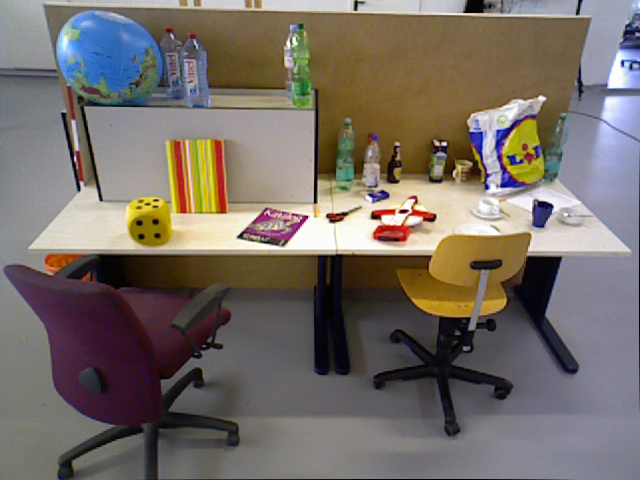
#> input picture tum_dataset/rgb/1.png, 640 x 480 px, found by its file name
$ python anteprojeto_rafael.py
#> lines starting #> are read from the running program, lines starting #| are printed output that depends on the picture
#!/usr/bin/env python3
# shebang line for linux / mac

from copy import deepcopy
from functools import partial
import glob
from random import randint
from matplotlib import pyplot as plt
import numpy as np
import argparse
import open3d as o3d
import cv2 # Importar OpenCV

def main():

    base_path = '/home/rafael-morais/Desktop/SAVI/SAVI_Rafael_Morais/Trabalho 1/tum_dataset'

    # --- Carregamento de Imagens e Filtragem de Profundidade (OpenCV) ---
    # Imagem 1
    filename_rgb1 = f'{base_path}/rgb/1.png'
    filename_depth1 = f'{base_path}/depth/1.png'

    # Carregar com OpenCV
    # cv2.IMREAD_GRAYSCALE para RGB se o create_from_tum_format espera 1 canal
    # cv2.IMREAD_UNCHANGED para profundidade para garantir que os valores brutos sejam lidos
    cv_rgb1 = cv2.imread(filename_rgb1, cv2.IMREAD_COLOR) # Ou cv2.IMREAD_GRAYSCALE se for o caso
#> cv_rgb1 is the input picture: shape (480, 640, 3); mean B, G, R 102.9, 109.6, 118.1
    cv_depth1 = cv2.imread(filename_depth1, cv2.IMREAD_UNCHANGED)
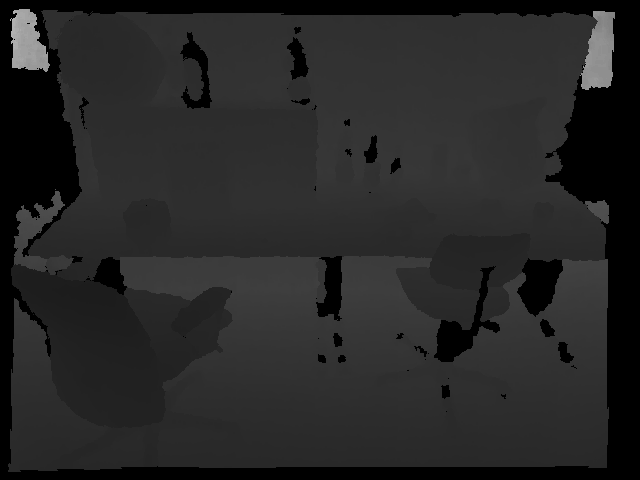
#> input picture tum_dataset/depth/1.png, 640 x 480 px, found by its file name
#> cv_depth1 is the input picture: shape (480, 640) uint16; min 0, max 46655, mean 10008.8

    if cv_rgb1 is None:
        print(f"ERRO: Não foi possível carregar a imagem RGB: {filename_rgb1}")
        return
    if cv_depth1 is None:
        print(f"ERRO: Não foi possível carregar a imagem de profundidade: {filename_depth1}")
        return

    # Exemplo de filtragem de profundidade (filtro bilateral)
    # Converter para float32, filtrar, e converter de volta para uint16
    cv_depth1_float = cv_depth1.astype(np.float32)
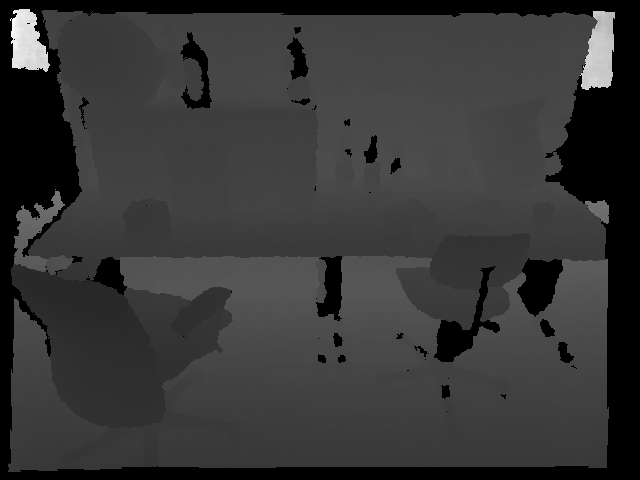
#> cv_depth1_float: shape (480, 640) float32; min 0, max 46655, mean 10008.8; drawn with min black and max white
    cv_depth1_filtered_float = cv2.bilateralFilter(cv_depth1_float, d=9, sigmaColor=75, sigmaSpace=75)
    cv_depth1_filtered = cv_depth1_filtered_float.astype(np.uint16)
    # Ou cv_depth1_filtered = cv2.medianBlur(cv_depth1, 5) # Exemplo de filtro de mediana

    # Imagem 2
    filename_rgb2 = f'{base_path}/rgb/2.png'
    filename_depth2 = f'{base_path}/depth/2.png'

    cv_rgb2 = cv2.imread(filename_rgb2, cv2.IMREAD_COLOR) # Ou cv2.IMREAD_GRAYSCALE
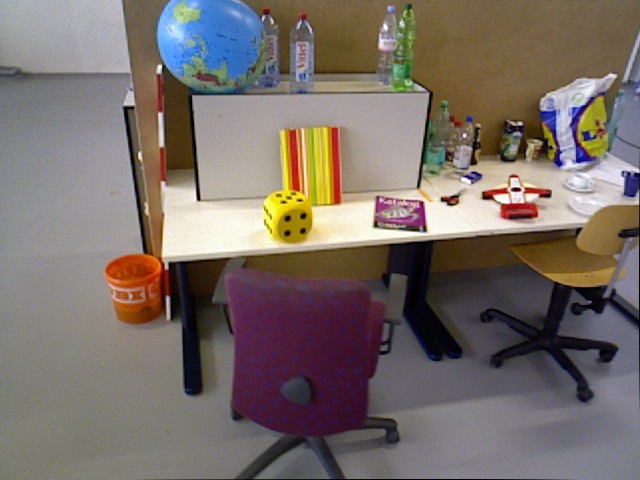
#> input picture tum_dataset/rgb/2.png, 640 x 480 px, found by its file name
#> cv_rgb2 is the input picture: shape (480, 640, 3); mean B, G, R 104.2, 110.5, 120.6
    cv_depth2 = cv2.imread(filename_depth2, cv2.IMREAD_UNCHANGED)

    if cv_rgb2 is None:
        print(f"ERRO: Não foi possível carregar a imagem RGB: {filename_rgb2}")
        return
    if cv_depth2 is None:
        print(f"ERRO: Não foi possível carregar a imagem de profundidade: {filename_depth2}")
        return

    # Converter para float32, filtrar, e converter de volta para uint16
    cv_depth2_float = cv_depth2.astype(np.float32)
    cv_depth2_filtered_float = cv2.bilateralFilter(cv_depth2_float, d=9, sigmaColor=75, sigmaSpace=75)
    cv_depth2_filtered = cv_depth2_filtered_float.astype(np.uint16)
    # --- FIM: Carregamento de Imagens e Filtragem de Profundidade (OpenCV) ---


    # --- Criação de Nuvens de Pontos (Open3D a partir de dados OpenCV) ---
    # Converta imagens OpenCV (NumPy arrays) para open3d.geometry.Image
    # Para RGB, o Open3D espera RGB, mas o OpenCV lê BGR. Converta.
    # Se create_from_tum_format espera 1 canal para RGB, você precisará converter cv_rgb para escala de cinza antes de criar o o3d.Image.
    # Ex: o3d_rgb1 = o3d.geometry.Image(cv2.cvtColor(cv_rgb1, cv2.COLOR_BGR2GRAY))

    # Se o create_from_tum_format pode lidar com RGB de 3 canais, então:
    o3d_rgb1 = o3d.geometry.Image(cv2.cvtColor(cv_rgb1, cv2.COLOR_BGR2RGB))
    o3d_depth1 = o3d.geometry.Image(cv_depth1_filtered)

    o3d_rgb2 = o3d.geometry.Image(cv2.cvtColor(cv_rgb2, cv2.COLOR_BGR2RGB))
    o3d_depth2 = o3d.geometry.Image(cv_depth2_filtered)

    # Crie o objeto rgbd image
    # Note: create_from_tum_format espera a imagem RGB em escala de cinza (1 canal).
    # Se você carregou cv_rgb1 com IMREAD_COLOR, o o3d_rgb1 terá 3 canais.
    # Isso pode causar um erro ou comportamento inesperado com create_from_tum_format.
    # É mais seguro converter para grayscale ANTES de criar o o3d.geometry.Image para RGB.
    # Ex: rgbd1 = o3d.geometry.RGBDImage.create_from_tum_format(
    #        o3d.geometry.Image(cv2.cvtColor(cv_rgb1, cv2.COLOR_BGR2GRAY)), o3d_depth1)

    # Assumindo que você quer seguir o padrão TUM com RGB em grayscale para a RGBDImage
    rgbd1 = o3d.geometry.RGBDImage.create_from_tum_format(
        o3d.geometry.Image(cv2.cvtColor(cv_rgb1, cv2.COLOR_BGR2GRAY)), o3d_depth1)
    print(f"RGBDImage 1: {rgbd1}")

    rgbd2 = o3d.geometry.RGBDImage.create_from_tum_format(
        o3d.geometry.Image(cv2.cvtColor(cv_rgb2, cv2.COLOR_BGR2GRAY)), o3d_depth2)
    print(f"RGBDImage 2: {rgbd2}")

    # Usar os parâmetros intrínsecos default do Open3D (ex: PrimeSense)
    intrinsic = o3d.camera.PinholeCameraIntrinsic(
        o3d.camera.PinholeCameraIntrinsicParameters.PrimeSenseDefault)
    print(f"Parâmetros intrínsecos da câmera (Default): {intrinsic}")

    # Obtenha a nuvem de pontos da imagem rgbd
    pcd1 = o3d.geometry.PointCloud.create_from_rgbd_image(rgbd1, intrinsic)
    pcd2 = o3d.geometry.PointCloud.create_from_rgbd_image(rgbd2, intrinsic)

#> (the run stopped early here; a loop or call above may not have finished)
